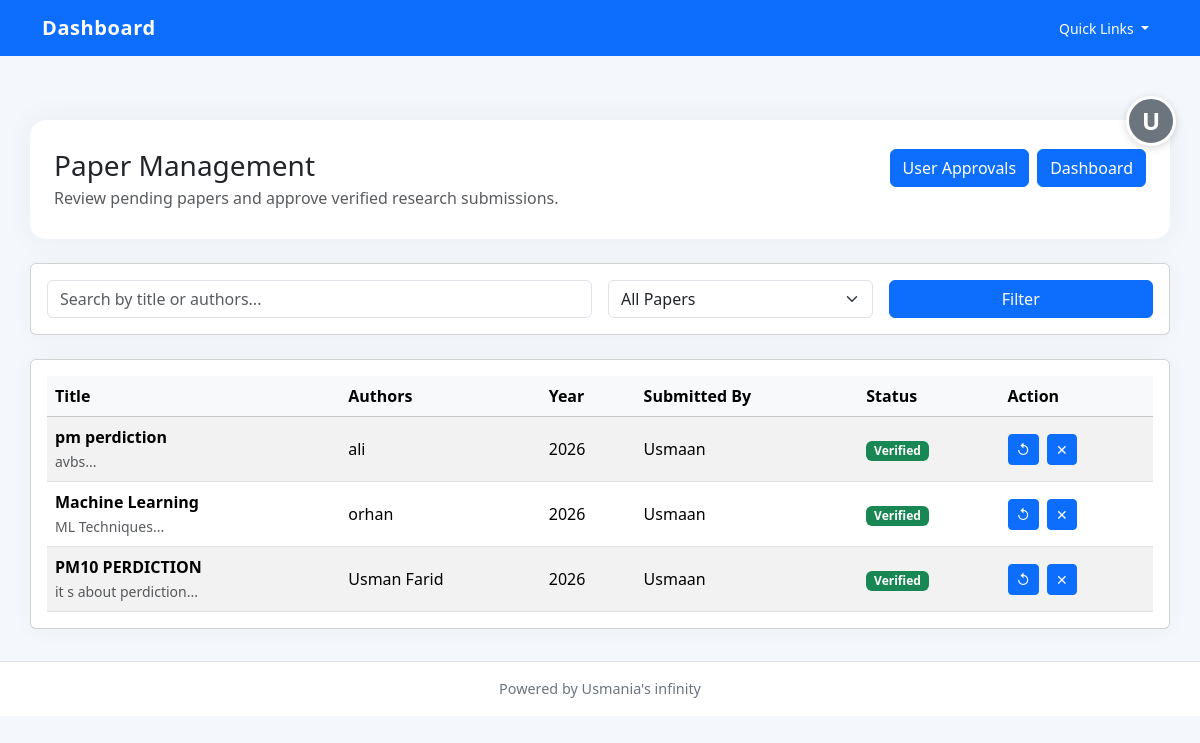
The app's page /admin/papers (signed in) with its own data.
### app/models.py (models this page shows)
class User(UserMixin, db.Model):
    __tablename__ = "users"
    id = db.Column(db.Integer, primary_key=True)
    name = db.Column(db.String(150), nullable=False)
    email = db.Column(db.String(150), unique=True, nullable=False)
    password = db.Column(db.String(255), nullable=False)
    role = db.Column(db.String(50), default="faculty")  # faculty / admin
    department_id = db.Column(db.Integer, db.ForeignKey("departments.id"))
    papers = db.relationship("Paper", backref="author", lazy=True)
    approved = db.Column(db.Boolean, default=False)
    created_at = db.Column(db.DateTime, default=datetime.utcnow)

class Paper(db.Model):
    __tablename__ = "papers"
    id = db.Column(db.Integer, primary_key=True)
    title = db.Column(db.String(500))
    authors = db.Column(db.Text)
    year = db.Column(db.Integer)
    abstract = db.Column(db.Text)
    pdf_path = db.Column(db.String(500))
    link = db.Column(db.String(500))
    verified = db.Column(db.Boolean, default=False)
    department_id = db.Column(db.Integer, db.ForeignKey("departments.id"))
    user_id = db.Column(db.Integer, db.ForeignKey("users.id"))
    created_at = db.Column(db.DateTime, default=datetime.utcnow)

### app/routes/admin.py (the view)
@admin_bp.route("/papers")
@login_required
def view_papers():
    if current_user.role != "admin":
        return redirect(url_for("auth.dashboard"))
    search = request.args.get('search', '')
    filter_status = request.args.get('status', 'all')  # all, pending, verified
    query = Paper.query
    if search:
        query = query.filter(
            (Paper.title.ilike(f'%{search}%')) |
            (Paper.authors.ilike(f'%{search}%'))
        )
    if filter_status == 'pending':
        query = query.filter_by(verified=False)
    elif filter_status == 'verified':
        query = query.filter_by(verified=True)
    papers = query.order_by(Paper.created_at.desc()).all()
    return render_template("admin_papers.html", papers=papers, search=search, filter_status=filter_status)

### app/routes/auth.py (called while the page is built)
@login_manager.user_loader
def load_user(user_id):
    return User.query.get(int(user_id))

### app/templates/admin_papers.html (shortened to what this page needs)
{% extends "base.html" %}
{% block content %}
<div class="page-header">
    <div class="d-flex flex-column flex-md-row justify-content-between gap-3 align-items-start">
        <div>
            <h1 class="h3 mb-1">Paper Management</h1>
            <p class="text-muted mb-0">Review pending papers and approve verified research submissions.</p>
        </div>
        <div class="d-flex gap-2">
            <a class="btn btn-outline-primary" href="{{ url_for('admin.view_users') }}">User Approvals</a>
            <a class="btn btn-outline-secondary" href="{{ url_for('admin.dashboard') }}">Dashboard</a>
        </div>
    </div>
</div>
<div class="card card-shadow mb-4">
    <div class="card-body">
        <form method="GET" action="{{ url_for('admin.view_papers') }}" class="row g-3">
            <div class="col-md-6">
                <input type="text" name="search" class="form-control" placeholder="Search by title or authors..." value="{{ search }}">
            </div>
            <div class="col-md-3">
                <select name="status" class="form-select">
                    <option value="all" {% if filter_status == 'all' %}selected{% endif %}>All Papers</option>
                </select>
            </div>
            <div class="col-md-3">
                <button type="submit" class="btn btn-primary w-100">Filter</button>
            </div>
        </form>
    </div>
</div>
<div class="card card-shadow">
    <div class="card-body">
        {% if papers %}
        <div class="table-responsive">
            <table class="table table-striped align-middle mb-0">
                <thead class="table-light">
                    <tr>
                        <th>Title</th>
                        <th>Authors</th>
                        <th>Year</th>
                        <th>Submitted By</th>
                        <th>Status</th>
                        <th>Action</th>
                    </tr>
                </thead>
                <tbody>
                    {% for paper in papers %}
                    <tr>
                        <td>
                            <strong>{{ paper.title }}</strong>
                            {% if paper.abstract %}
                            <br><small class="text-muted">{{ paper.abstract[:80] }}...</small>
                            {% endif %}
                        </td>
                        <td>{{ paper.authors }}</td>
                        <td>{{ paper.year }}</td>
                        <td>{{ paper.author.name if paper.author else 'Unknown' }}</td>
                        <td>
                            {% if paper.verified %}
                            <span class="badge bg-success">Verified</span>
                            {% else %}
                            <span class="badge bg-warning text-dark">Pending</span>
                            {% endif %}
                        </td>
                        <td>
                            <div class="d-flex gap-2">
                                {% if not paper.verified %}
                                <a class="btn btn-sm btn-success" href="{{ url_for('admin.approve_paper', paper_id=paper.id) }}" title="Approve Paper">✓</a>
                                {% else %}
                                <form method="POST" action="{{ url_for('admin.reject_paper', paper_id=paper.id) }}" style="display:inline;">
                                    <button type="submit" class="btn btn-sm btn-warning" title="Mark as Unverified">↺</button>
                                </form>
                                {% endif %}
                                <form method="POST" action="{{ url_for('admin.delete_paper', paper_id=paper.id) }}" style="display:inline;">
                                    <button type="submit" class="btn btn-sm btn-danger" onclick="return confirm('Delete this paper?');" title="Delete Paper">✕</button>
                                </form>
                            </div>
                        </td>
                    </tr>
                    {% endfor %}
                </tbody>
            </table>
        </div>
        {% else %}
        <p class="text-muted mb-0">No papers found matching your criteria.</p>
        {% endif %}
    </div>
</div>
{% endblock %}

### app/templates/base.html (shortened to what this page needs)
<!DOCTYPE html>
<html lang="en">
<head>
    <link href="https://cdn.jsdelivr.net/npm/bootstrap@5.3.3/dist/css/bootstrap.min.css" rel="stylesheet">
</head>
<body>
<nav class="navbar navbar-expand-lg navbar-dark bg-primary fixed-top">
    <div class="container">
        <a class="navbar-brand" href="{{ url_for('home') }}">Dashboard</a>
        <button class="navbar-toggler" type="button" data-bs-toggle="collapse" data-bs-target="#mainNav" aria-controls="mainNav" aria-expanded="false" aria-label="Toggle navigation">
        <div class="collapse navbar-collapse" id="mainNav">
            <div class="d-flex align-items-center ms-3">
                <div class="dropdown">
                    <button class="btn btn-light btn-sm dropdown-toggle" type="button" id="quickLinksDropdown" data-bs-toggle="dropdown" aria-expanded="false">
                        Quick Links
                    </button>
                </div>
            </div>
        </div>
    </div>
</nav>
<div class="profile-btn-container">
    {% if current_user.is_authenticated %}
    <a href="{{ url_for('auth.dashboard') }}" class="profile-btn" title="Profile">{{ current_user.name[0].upper() }}</a>
    {% else %}
    <a href="{{ url_for('auth.login') }}" class="profile-btn" title="Login">👤</a>
    {% endif %}
</div>
<div class="container content">
    {% block content %}{% endblock %}
</div>
<footer class="footer bg-white border-top">
    <div class="container">Powered by Usmania's infinity</div>
</footer>
</body>
</html>

### app/templates/base.html (style rules this page uses)
body { padding-top: 5.5rem; background: #f4f7fb; min-height: 100vh; }
.content { padding: 2rem 0; }
.navbar-brand { font-weight: 700; letter-spacing: 0.03em; }
.page-header { padding: 1.8rem 1.5rem; background: #ffffff; border-radius: 1rem; box-shadow: 0 0 30px rgba(0, 0, 0, 0.05); margin-bottom: 1.5rem; }
.page-header h1 { margin-bottom: 0.25rem; }
.btn, .btn-primary, .btn-outline-primary, .btn-outline-secondary, .btn-outline-info, .btn-secondary, .btn-danger, .btn-light { color: #fff !important; background-color: #0d6efd !important; border-color: #0d6efd !important; }
.card-shadow { box-shadow: 0 0 25px rgba(0,0,0,.04); }
.footer { padding: 1rem 0; text-align: center; color: #6c757d; font-size: 0.9rem; }
.profile-btn-container { position: fixed; top: 6rem; right: 1.5rem; z-index: 1000; }
.profile-btn { width: 50px; height: 50px; border-radius: 50%; background-color: #6c757d; color: white; display: flex; align-items: center; justify-content: center; text-decoration: none; font-weight: 600; font-size: 1.5rem; transition: all 0.3s ease; border: 3px solid white; box-shadow: 0 2px 8px rgba(0, 0, 0, 0.15); }

### records on screen
User: name "U"
Paper: title "pm perdiction", abstract "avbs", authors "ali", year "2026", author "Usmaan", verified "Verified"
Paper: title "Machine Learning", abstract "ML Techniques", authors "orhan", year "2026", author "Usmaan", verified "Verified"
Paper: title "PM10 PERDICTION", abstract "it s about perdiction", authors "Usman Farid", year "2026", author "Usmaan", verified "Verified"
